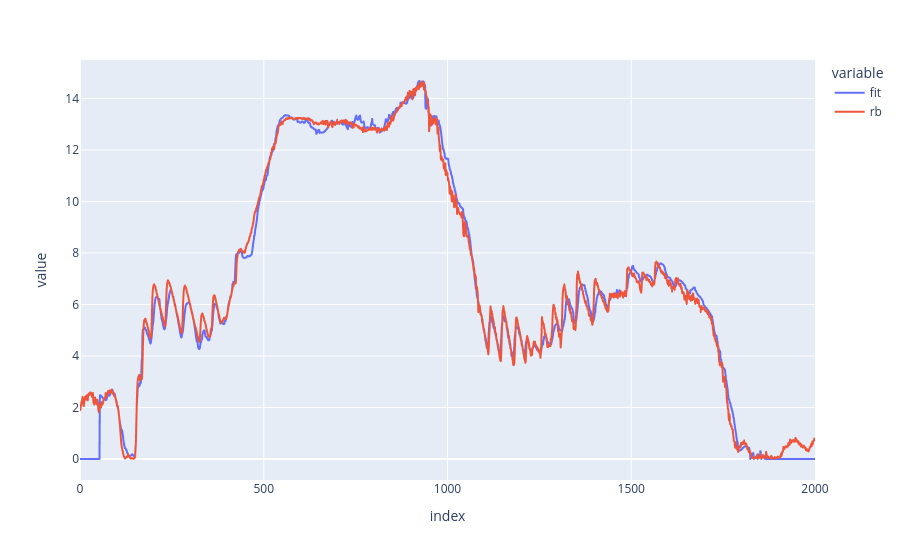

The cell this chart's notebook holds for it:
### Code cell
px.line(merged)

### Figure 1 — Plotly figure (JSON) as saved in the notebook; plotly's stock layout.template omitted (floating-point values rounded to 4 significant figures; data arrays with more than 128 entries replaced by an {"elided": "..."} marker saying what was removed)
{"data": [{"hovertemplate": "variable=fit<br>index=%{x}<br>value=%{y}<extra></extra>", "legendgroup": "fit", "line": {"color": "#636efa", "dash": "solid"}, "marker": {"symbol": "circle"}, "mode": "lines", "name": "fit", "showlegend": true, "type": "scattergl", "x": {"elided": "2001 int values"}, "xaxis": "x", "y": {"elided": "2001 float values"}, "yaxis": "y"}, {"hovertemplate": "variable=rb<br>index=%{x}<br>value=%{y}<extra></extra>", "legendgroup": "rb", "line": {"color": "#EF553B", "dash": "solid"}, "marker": {"symbol": "circle"}, "mode": "lines", "name": "rb", "showlegend": true, "type": "scattergl", "x": {"elided": "2001 int values"}, "xaxis": "x", "y": {"elided": "2001 float values"}, "yaxis": "y"}], "layout": {"legend": {"title": {"text": "variable"}, "tracegroupgap": 0}, "margin": {"t": 60}, "xaxis": {"anchor": "y", "domain": [0, 1], "title": {"text": "index"}}, "yaxis": {"anchor": "x", "domain": [0, 1], "title": {"text": "value"}}}}
